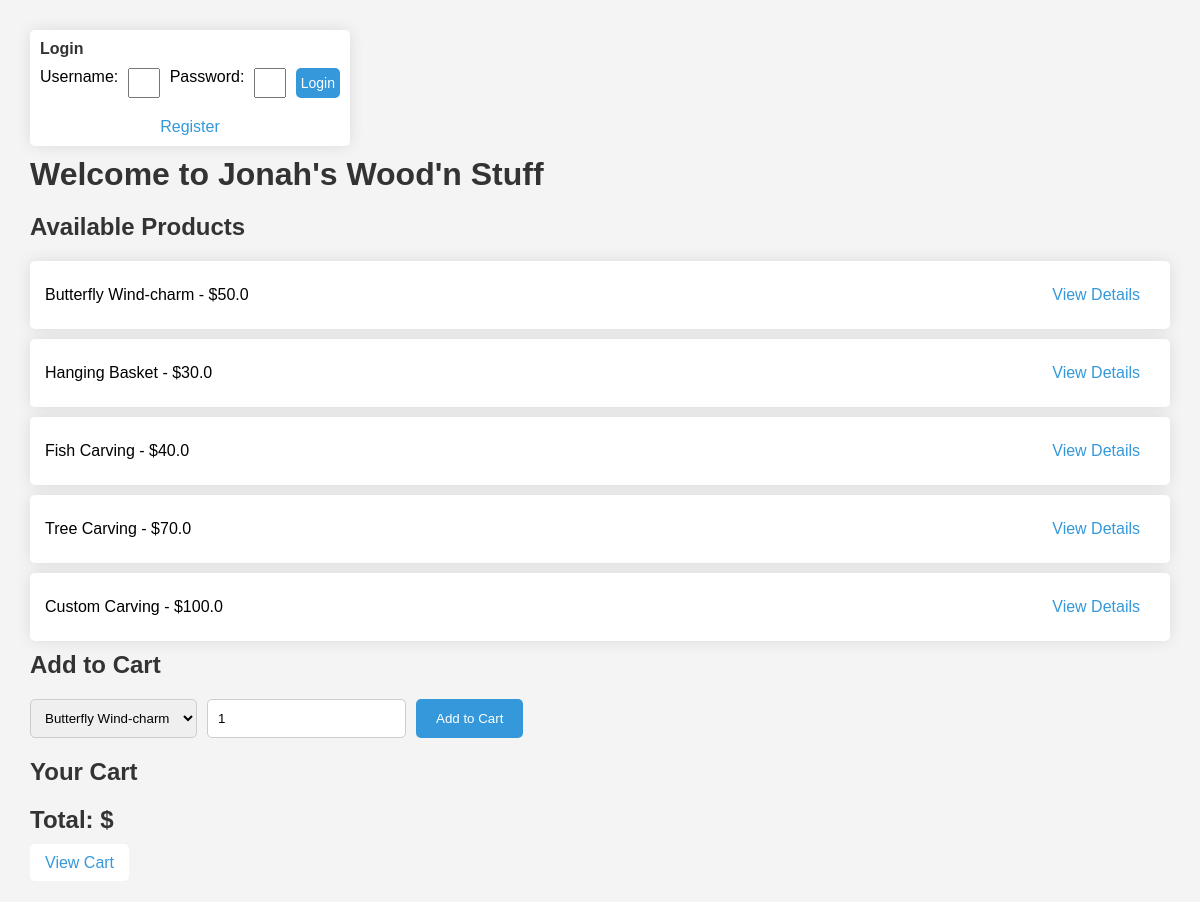
The page / on the database its author committed.
### main.py (models this page shows)
class Product(db.Model):
    id = db.Column(db.Integer, primary_key=True)
    name = db.Column(db.String(100), nullable=False)
    price = db.Column(db.Float, nullable=False)
    image_filename = db.Column(db.String(100), nullable=True)  # new field

### main.py (the view)
@app.route('/')
def index():
    products = {product.name: product.price for product in Product.query.all()}
    registration_form = RegistrationForm()
    return render_template("index.html", products=products, form=registration_form, cart=cart)

### main.py
class RegistrationForm(FlaskForm):
    username = StringField('Username', validators=[DataRequired(), Length(min=4, max=80)])
    password = PasswordField('Password', validators=[DataRequired(), Length(min=6, max=120)])
    confirm_password = PasswordField('Confirm Password', validators=[DataRequired(), EqualTo('password')])
    name = StringField('Name', validators=[DataRequired()])
    full_address = StringField('Full Address', validators=[DataRequired()])
    submit = SubmitField('Register')

### templates/index.html (shortened to what this page needs)
<!DOCTYPE html>
<html lang="en">
<head>
</head>
<body>
    <div class="user-corner">
        {% if 'user_id' in session %}
        <p>Welcome, {{ session['user_name'] }}!</p>
        <a href="{{ url_for('logout') }}">Logout</a>
        {% else %}
        <div class="login-form">
            <h2>Login</h2>
            <form method="post" action="{{ url_for('login') }}">
                <label for="login-username">Username:</label>
                <input type="text" name="username" id="login-username" required>
                <label for="login-password">Password:</label>
                <input type="password" name="password" id="login-password" required>
                <input type="submit" value="Login">
            </form>
            <div class="register-button">
                <a href="{{ url_for('register') }}">Register</a>
            </div>
        </div>
        {% endif %}
    </div>
    <h1>Welcome to Jonah's Wood'n Stuff</h1>
    <h2>Available Products</h2>
    <ul>
        {% for product_name, product_price in products.items() %}
        <li>
            {{ product_name }} - ${{ product_price }}
            <a href="{{ url_for('product_page', product_name=product_name) }}">View Details</a>
        </li>
        {% endfor %}
    </ul>
    <h2>Add to Cart</h2>
    <form action="{{ url_for('add_to_cart') }}" method="post">
        <select name="item">
            {% for product_name in products.keys() %}
            <option value="{{ product_name }}">{{ product_name }}</option>
            {% endfor %}
        </select>
        <input type="number" name="quantity" min="1" value="1">
        <input type="submit" value="Add to Cart">
    </form>
    <h2>Your Cart</h2>
    <h2>Total: ${{ total }}</h2>
    <a href="{{ url_for('show_cart') }}">View Cart</a>
</body>
</html>

### templates/index.html (style rules this page uses)
body, h1, h2, ul, li, form, select, input, a { margin: 0; padding: 0; font-family: 'Arial', sans-serif; }
body { background-color: #f4f4f4; margin: 30px; }
h1, h2 { color: #333; margin-bottom: 20px; }
ul { list-style-type: none; }
li { background-color: #fff; padding: 15px; margin-bottom: 10px; border-radius: 5px; box-shadow: 0px 0px 15px rgba(0, 0, 0, 0.1); display: flex; justify-content: space-between; align-items: center; }
a { text-decoration: none; color: #3498db; padding: 10px 15px; border-radius: 5px; background-color: #fff; transition: background-color 0.3s; }
form { margin-bottom: 20px; display: flex; justify-content: start; gap: 10px; }
select, input[type="number"] { padding: 10px; border: 1px solid #ccc; border-radius: 5px; }
input[type="submit"] { background-color: #3498db; border: none; color: #fff; padding: 10px 20px; border-radius: 5px; cursor: pointer; transition: background-color 0.3s; }
.login-form { margin: 20px 0; padding: 20px; background-color: #fff; border-radius: 5px; box-shadow: 0px 0px 15px rgba(0, 0, 0, 0.1); }
.login-form { margin: 10px 0; padding: 10px; background-color: #fff; border-radius: 5px; box-shadow: 0px 0px 15px rgba(0, 0, 0, 0.1); width: 300px; }
.login-form input { width: 100%; font-size: 14px; padding: 5px; }
.login-form h2 { font-size: 16px; margin-bottom: 10px; }
.register-button { margin-top: 10px; text-align: center; }

### rows shown on the page
Product: name "Butterfly Wind-charm", price "50.0"
Product: name "Hanging Basket", price "30.0"
Product: name "Fish Carving", price "40.0"
Product: name "Tree Carving", price "70.0"
Product: name "Custom Carving", price "100.0"

### other values the page prints
form field item "Butterfly Wind-charm"
